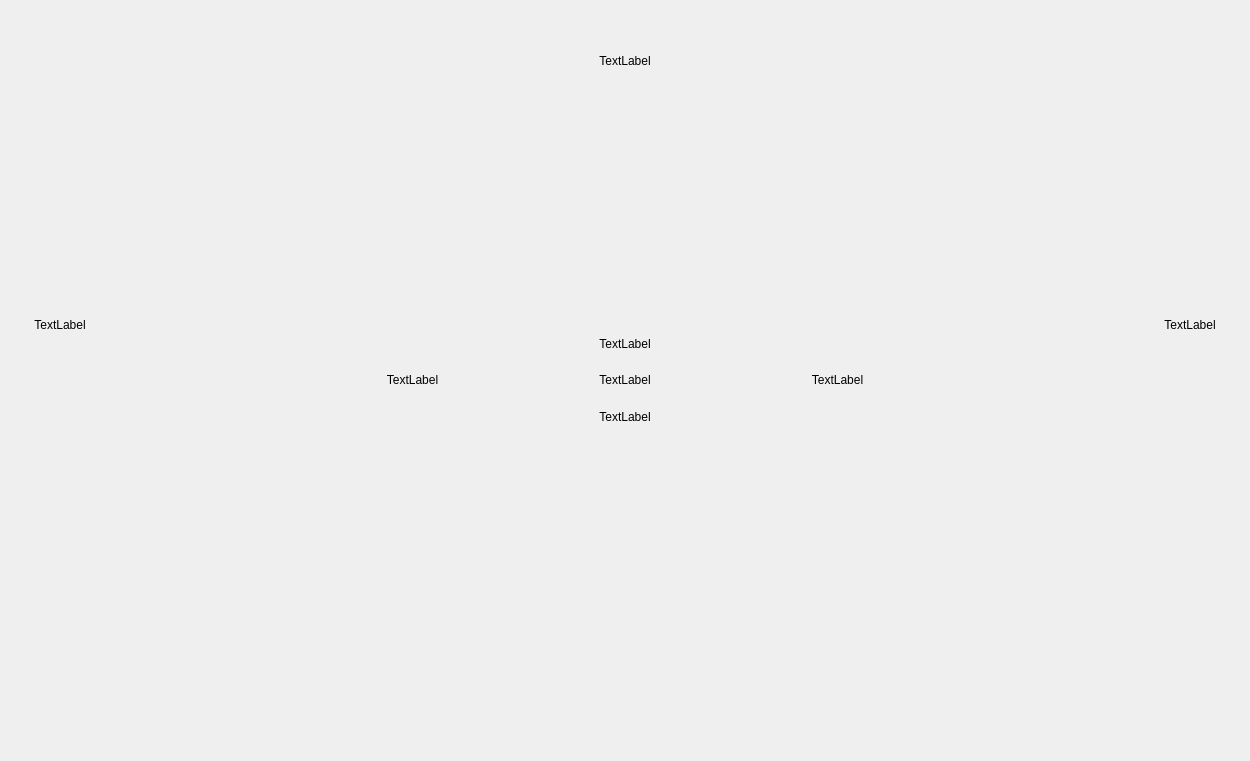
<?xml version="1.0" encoding="UTF-8"?>
<ui version="4.0">
    <class>MainWindow</class>
    <widget class="QMainWindow" name="MainWindow">
        <property name="geometry">
            <rect>
                <x>0</x>
                <y>0</y>
                <width>1250</width>
                <height>761</height>
            </rect>
        </property>
        <property name="sizePolicy">
            <sizepolicy hsizetype="Preferred" vsizetype="Preferred">
                <horstretch>0</horstretch>
                <verstretch>0</verstretch>
            </sizepolicy>
        </property>
        <property name="windowTitle">
            <string>MainWindow</string>
        </property>
        <widget class="QWidget" name="centralwidget">
            <property name="autoFillBackground">
                <bool>false</bool>
            </property>
            <layout class="QGridLayout" name="gridLayout" rowstretch="6,1">
                <item row="1" column="0">
                    <widget class="QWidget" name="selfCards" native="true">
                        <property name="minimumSize">
                            <size>
                                <width>0</width>
                                <height>0</height>
                            </size>
                        </property>
                        <property name="maximumSize">
                            <size>
                                <width>16777215</width>
                                <height>16777215</height>
                            </size>
                        </property>
                        <layout class="QHBoxLayout" name="horizontalLayout_3">
                            <property name="spacing">
                                <number>1</number>
                            </property>
                            <property name="sizeConstraint">
                                <enum>QLayout::SetDefaultConstraint</enum>
                            </property>
                            <property name="leftMargin">
                                <number>0</number>
                            </property>
                            <property name="topMargin">
                                <number>0</number>
                            </property>
                            <property name="rightMargin">
                                <number>0</number>
                            </property>
                            <property name="bottomMargin">
                                <number>0</number>
                            </property>
                            <item>
                                <spacer name="horizontalSpacer_3">
                                    <property name="orientation">
                                        <enum>Qt::Horizontal</enum>
                                    </property>
                                    <property name="sizeType">
                                        <enum>QSizePolicy::Expanding</enum>
                                    </property>
                                    <property name="sizeHint" stdset="0">
                                        <size>
                                            <width>0</width>
                                            <height>20</height>
                                        </size>
                                    </property>
                                </spacer>
                            </item>
                            <item>
                                <spacer name="horizontalSpacer_4">
                                    <property name="orientation">
                                        <enum>Qt::Horizontal</enum>
                                    </property>
                                    <property name="sizeType">
                                        <enum>QSizePolicy::Expanding</enum>
                                    </property>
                                    <property name="sizeHint" stdset="0">
                                        <size>
                                            <width>0</width>
                                            <height>20</height>
                                        </size>
                                    </property>
                                </spacer>
                            </item>
                        </layout>
                    </widget>
                </item>
                <item row="0" column="0">
                    <layout class="QGridLayout" name="gridLayout_2" columnstretch="1,10,1">
                        <item row="0" column="0">
                            <layout class="QVBoxLayout" name="verticalLayout_3">
                                <item>
                                    <spacer name="verticalSpacer_2">
                                        <property name="orientation">
                                            <enum>Qt::Vertical</enum>
                                        </property>
                                        <property name="sizeHint" stdset="0">
                                            <size>
                                                <width>20</width>
                                                <height>40</height>
                                            </size>
                                        </property>
                                    </spacer>
                                </item>
                                <item>
                                    <widget class="QLabel" name="label_2">
                                        <property name="text">
                                            <string>TextLabel</string>
                                        </property>
                                        <property name="alignment">
                                            <set>Qt::AlignCenter</set>
                                        </property>
                                    </widget>
                                </item>
                                <item>
                                    <spacer name="verticalSpacer">
                                        <property name="orientation">
                                            <enum>Qt::Vertical</enum>
                                        </property>
                                        <property name="sizeHint" stdset="0">
                                            <size>
                                                <width>20</width>
                                                <height>40</height>
                                            </size>
                                        </property>
                                    </spacer>
                                </item>
                            </layout>
                        </item>
                        <item row="0" column="1">
                            <layout class="QVBoxLayout" name="verticalLayout" stretch="3,15">
                                <item>
                                    <layout class="QHBoxLayout" name="horizontalLayout_4">
                                        <item>
                                            <spacer name="horizontalSpacer_2">
                                                <property name="orientation">
                                                    <enum>Qt::Horizontal</enum>
                                                </property>
                                                <property name="sizeHint" stdset="0">
                                                    <size>
                                                        <width>40</width>
                                                        <height>20</height>
                                                    </size>
                                                </property>
                                            </spacer>
                                        </item>
                                        <item>
                                            <widget class="QLabel" name="label_4">
                                                <property name="text">
                                                    <string>TextLabel</string>
                                                </property>
                                                <property name="alignment">
                                                    <set>Qt::AlignCenter</set>
                                                </property>
                                            </widget>
                                        </item>
                                        <item>
                                            <spacer name="horizontalSpacer">
                                                <property name="orientation">
                                                    <enum>Qt::Horizontal</enum>
                                                </property>
                                                <property name="sizeHint" stdset="0">
                                                    <size>
                                                        <width>40</width>
                                                        <height>20</height>
                                                    </size>
                                                </property>
                                            </spacer>
                                        </item>
                                    </layout>
                                </item>
                                <item>
                                    <layout class="QHBoxLayout" name="horizontalLayout_5" stretch="3,6,3">
                                        <item>
                                            <layout class="QGridLayout" name="gridLayout_3">
                                                <item row="0" column="0">
                                                    <spacer name="horizontalSpacer_5">
                                                        <property name="orientation">
                                                            <enum>Qt::Horizontal</enum>
                                                        </property>
                                                        <property name="sizeHint" stdset="0">
                                                            <size>
                                                                <width>40</width>
                                                                <height>20</height>
                                                            </size>
                                                        </property>
                                                    </spacer>
                                                </item>
                                            </layout>
                                        </item>
                                        <item>
                                            <layout class="QVBoxLayout" name="verticalLayout_2" stretch="2,1,2">
                                                <item>
                                                    <layout class="QGridLayout" name="gridLayout_7">
                                                        <item row="0" column="0">
                                                            <spacer name="verticalSpacer_6">
                                                                <property name="orientation">
                                                                    <enum>Qt::Vertical</enum>
                                                                </property>
                                                                <property name="sizeHint" stdset="0">
                                                                    <size>
                                                                        <width>20</width>
                                                                        <height>40</height>
                                                                    </size>
                                                                </property>
                                                            </spacer>
                                                        </item>
                                                    </layout>
                                                </item>
                                                <item>
                                                    <layout class="QHBoxLayout" name="horizontalLayout" stretch="1,4,1">
                                                        <item>
                                                            <widget class="QLabel" name="leftWind">
                                                                <property name="text">
                                                                    <string>TextLabel</string>
                                                                </property>
                                                                <property name="alignment">
                                                                    <set>Qt::AlignCenter</set>
                                                                </property>
                                                            </widget>
                                                        </item>
                                                        <item>
                                                            <layout class="QVBoxLayout" name="verticalLayout_5">
                                                                <item>
                                                                    <widget class="QLabel" name="opposideWind">
                                                                        <property name="text">
                                                                            <string>TextLabel</string>
                                                                        </property>
                                                                        <property name="alignment">
                                                                            <set>Qt::AlignCenter</set>
                                                                        </property>
                                                                    </widget>
                                                                </item>
                                                                <item>
                                                                    <widget class="QLabel" name="label_8">
                                                                        <property name="text">
                                                                            <string>TextLabel</string>
                                                                        </property>
                                                                        <property name="alignment">
                                                                            <set>Qt::AlignCenter</set>
                                                                        </property>
                                                                    </widget>
                                                                </item>
                                                                <item>
                                                                    <widget class="QLabel" name="selfWind">
                                                                        <property name="text">
                                                                            <string>TextLabel</string>
                                                                        </property>
                                                                        <property name="alignment">
                                                                            <set>Qt::AlignCenter</set>
                                                                        </property>
                                                                    </widget>
                                                                </item>
                                                            </layout>
                                                        </item>
                                                        <item>
                                                            <widget class="QLabel" name="rightWind">
                                                                <property name="text">
                                                                    <string>TextLabel</string>
                                                                </property>
                                                                <property name="alignment">
                                                                    <set>Qt::AlignCenter</set>
                                                                </property>
                                                            </widget>
                                                        </item>
                                                    </layout>
                                                </item>
                                                <item>
                                                    <layout class="QGridLayout" name="gridLayout_6">
                                                        <item row="0" column="0">
                                                            <spacer name="verticalSpacer_5">
                                                                <property name="orientation">
                                                                    <enum>Qt::Vertical</enum>
                                                                </property>
                                                                <property name="sizeHint" stdset="0">
                                                                    <size>
                                                                        <width>20</width>
                                                                        <height>40</height>
                                                                    </size>
                                                                </property>
                                                            </spacer>
                                                        </item>
                                                    </layout>
                                                </item>
                                            </layout>
                                        </item>
                                        <item>
                                            <layout class="QGridLayout" name="gridLayout_4">
                                                <item row="0" column="0">
                                                    <spacer name="horizontalSpacer_6">
                                                        <property name="orientation">
                                                            <enum>Qt::Horizontal</enum>
                                                        </property>
                                                        <property name="sizeHint" stdset="0">
                                                            <size>
                                                                <width>40</width>
                                                                <height>20</height>
                                                            </size>
                                                        </property>
                                                    </spacer>
                                                </item>
                                            </layout>
                                        </item>
                                    </layout>
                                </item>
                            </layout>
                        </item>
                        <item row="0" column="2">
                            <layout class="QVBoxLayout" name="verticalLayout_4">
                                <item>
                                    <spacer name="verticalSpacer_4">
                                        <property name="orientation">
                                            <enum>Qt::Vertical</enum>
                                        </property>
                                        <property name="sizeHint" stdset="0">
                                            <size>
                                                <width>20</width>
                                                <height>40</height>
                                            </size>
                                        </property>
                                    </spacer>
                                </item>
                                <item>
                                    <widget class="QLabel" name="label_3">
                                        <property name="text">
                                            <string>TextLabel</string>
                                        </property>
                                        <property name="alignment">
                                            <set>Qt::AlignCenter</set>
                                        </property>
                                    </widget>
                                </item>
                                <item>
                                    <spacer name="verticalSpacer_3">
                                        <property name="orientation">
                                            <enum>Qt::Vertical</enum>
                                        </property>
                                        <property name="sizeHint" stdset="0">
                                            <size>
                                                <width>20</width>
                                                <height>40</height>
                                            </size>
                                        </property>
                                    </spacer>
                                </item>
                            </layout>
                        </item>
                    </layout>
                </item>
            </layout>
        </widget>
    </widget>
    <resources/>
    <connections/>
</ui>
